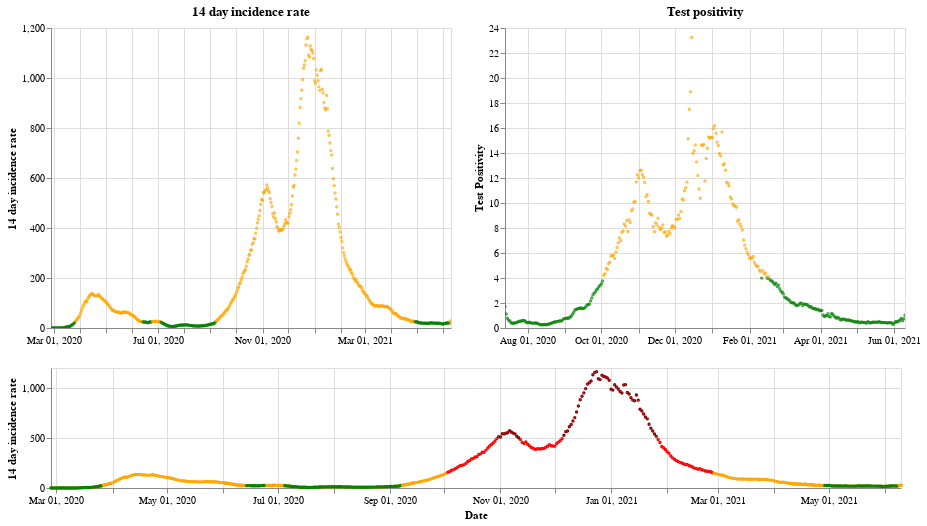

Here is the notebook cell this chart was saved with:
### Markdown cell above
## Wales

### Code cell
plot_traffic_light('Wales')

### Figure 1 — Vega-Lite specification as saved in the notebook (floating-point values rounded to 4 significant figures; data arrays with more than 128 entries replaced by an {"elided": "..."} marker saying what was removed)
{"config": {"view": {"continuousWidth": 400, "continuousHeight": 300}}, "vconcat": [{"hconcat": [{"mark": {"type": "point", "size": 2}, "encoding": {"color": {"condition": {"value": "green", "test": "(datum.twoWeeklyCasesRate <= 25)"}, "value": "orange"}, "tooltip": [{"type": "nominal", "field": "areaName"}, {"type": "temporal", "field": "date"}, {"type": "quantitative", "field": "twoWeeklyCasesRate"}, {"type": "quantitative", "field": "testPositivity"}], "x": {"type": "temporal", "axis": {"title": ""}, "field": "date", "scale": {"domain": {"selection": "DateBrush"}}, "timeUnit": "yearmonthdate"}, "y": {"type": "quantitative", "axis": {"title": "14 day incidence rate"}, "field": "twoWeeklyCasesRate"}}, "title": "14 day incidence rate", "width": 400}, {"mark": {"type": "point", "size": 2}, "encoding": {"color": {"condition": {"value": "green", "test": "(datum.testPositivity <= 4)"}, "value": "orange"}, "tooltip": [{"type": "nominal", "field": "areaName"}, {"type": "temporal", "field": "date"}, {"type": "quantitative", "field": "twoWeeklyCasesRate"}, {"type": "quantitative", "field": "testPositivity"}], "x": {"type": "temporal", "axis": {"title": ""}, "field": "date", "scale": {"domain": {"selection": "DateBrush"}}, "timeUnit": "yearmonthdate"}, "y": {"type": "quantitative", "axis": {"title": "Test Positivity"}, "field": "testPositivity"}}, "title": "Test positivity", "width": 400}]}, {"layer": [{"mark": {"type": "point", "size": 2}, "encoding": {"color": {"condition": {"value": "orange", "test": "((50 && datum.twoWeeklyCasesRate) < 150)"}, "value": "red"}, "opacity": {"condition": {"value": 1, "test": "((50 && datum.twoWeeklyCasesRate) < 500)"}, "value": 0}, "tooltip": [{"type": "nominal", "field": "areaName"}, {"type": "temporal", "field": "date"}, {"type": "quantitative", "field": "twoWeeklyCasesRate"}, {"type": "quantitative", "field": "testPositivity"}], "x": {"type": "temporal", "axis": {"title": "Date"}, "field": "date", "timeUnit": "yearmonthdate"}, "y": {"type": "quantitative", "axis": {"title": "14 day incidence rate"}, "field": "twoWeeklyCasesRate"}}, "selection": {"DateBrush": {"type": "interval", "encodings": ["x"], "fields": ["Time"]}}, "width": 850}, {"mark": {"type": "point", "size": 2}, "encoding": {"color": {"value": "darkred"}, "opacity": {"condition": {"value": 1, "test": "(datum.twoWeeklyCasesRate >= 500)"}, "value": 0}, "tooltip": [{"type": "nominal", "field": "areaName"}, {"type": "temporal", "field": "date"}, {"type": "quantitative", "field": "twoWeeklyCasesRate"}, {"type": "quantitative", "field": "testPositivity"}], "x": {"type": "temporal", "axis": {"title": "Date"}, "field": "date", "timeUnit": "yearmonthdate"}, "y": {"type": "quantitative", "axis": {"title": "14 day incidence rate"}, "field": "twoWeeklyCasesRate"}}, "width": 400}, {"mark": {"type": "point", "size": 2}, "encoding": {"color": {"condition": {"value": "green", "test": "((4 && datum.twoWeeklyCasesRate) < 25)"}, "value": "orange"}, "opacity": {"condition": {"value": 1, "test": "(datum.twoWeeklyCasesRate < 50)"}, "value": 0}, "tooltip": [{"type": "nominal", "field": "areaName"}, {"type": "temporal", "field": "date"}, {"type": "quantitative", "field": "twoWeeklyCasesRate"}, {"type": "quantitative", "field": "testPositivity"}], "x": {"type": "temporal", "axis": {"title": "Date"}, "field": "date", "timeUnit": "yearmonthdate"}, "y": {"type": "quantitative", "axis": {"title": "14 day incidence rate"}, "field": "twoWeeklyCasesRate"}}, "width": 400}], "height": 120, "width": 800}], "data": {"name": "data-96b672993dc6a77b2cd800c741511aeb"}, "$schema": "https://vega.github.io/schema/vega-lite/v4.8.1.json", "datasets": {"data-96b672993dc6a77b2cd800c741511aeb": {"elided": "470 records"}}}
